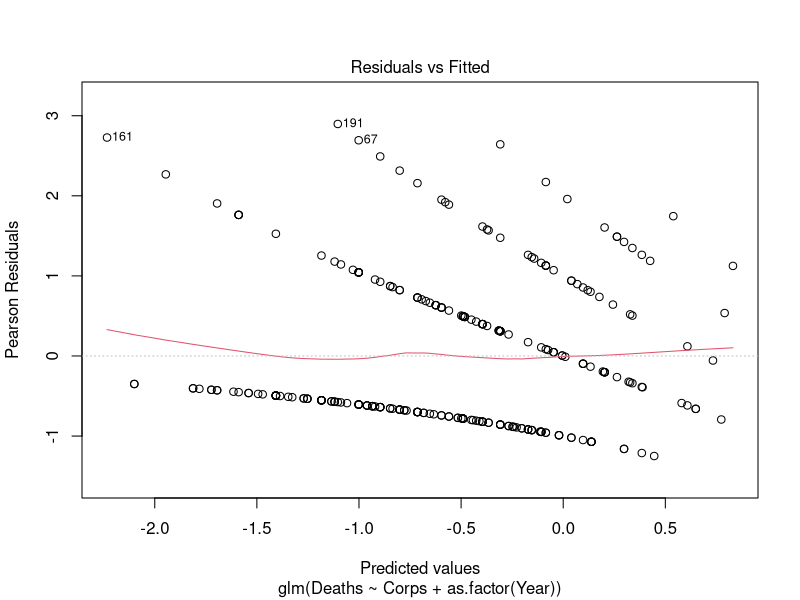
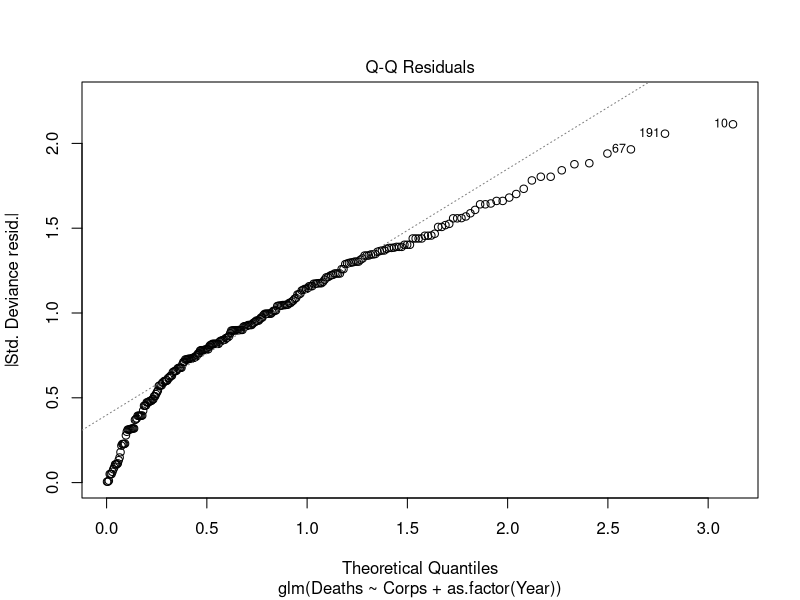
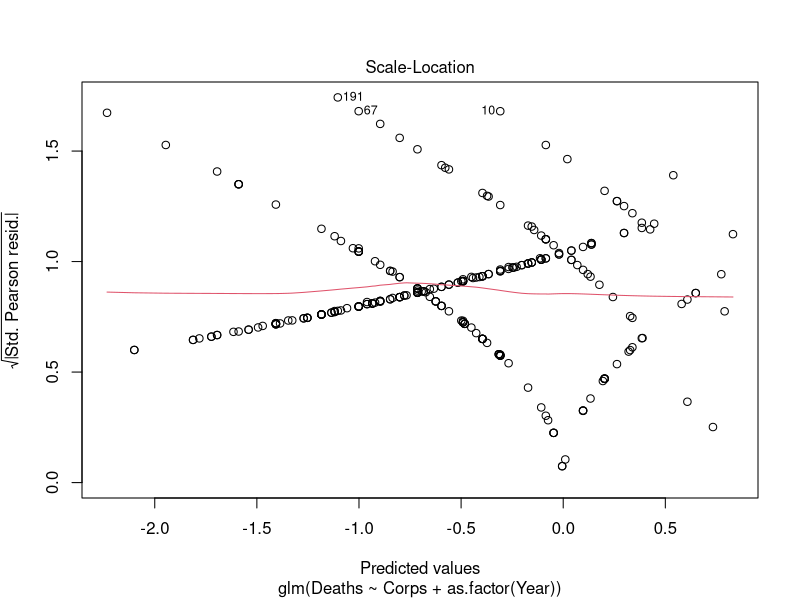
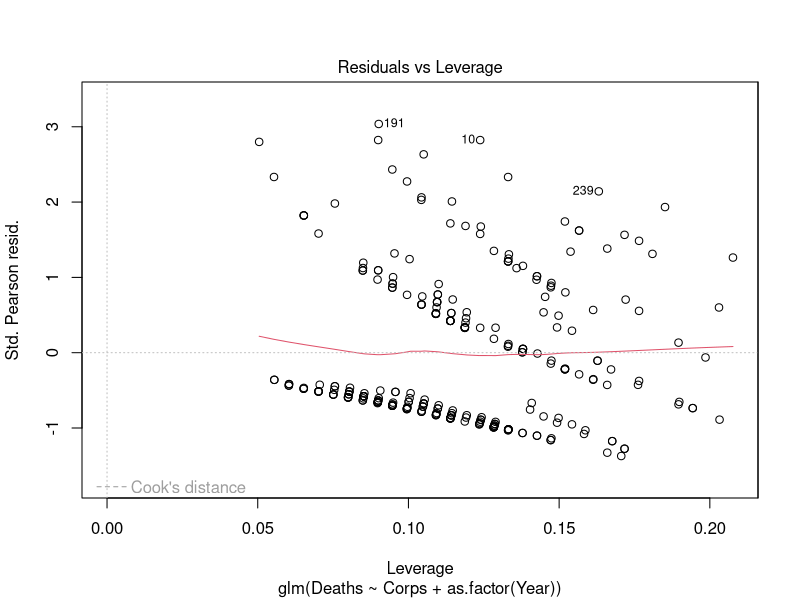
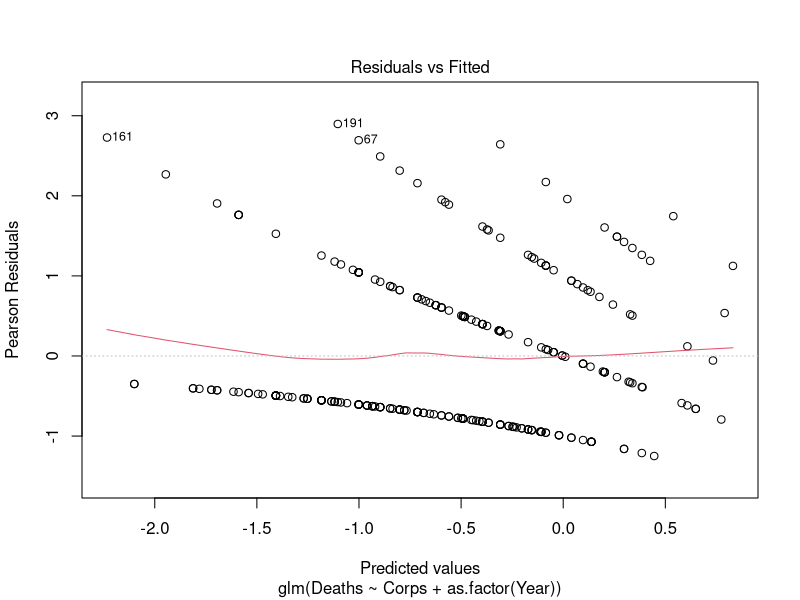
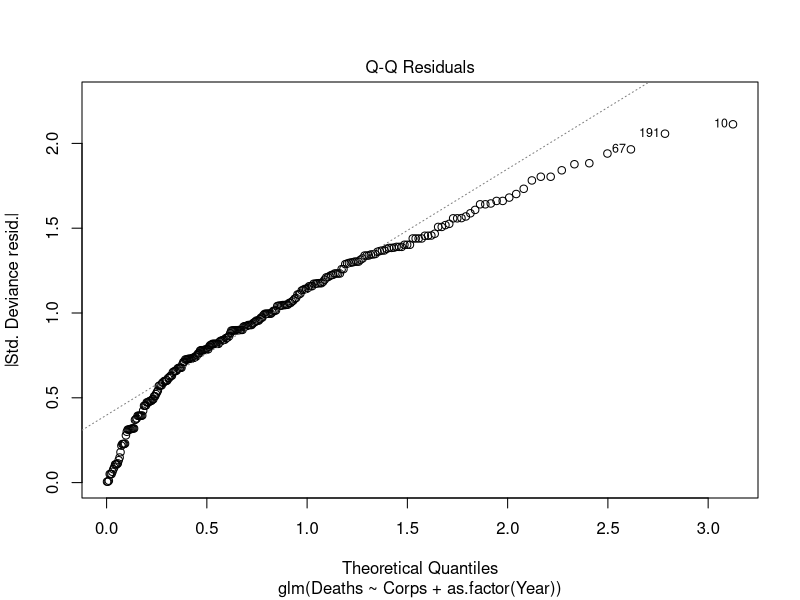
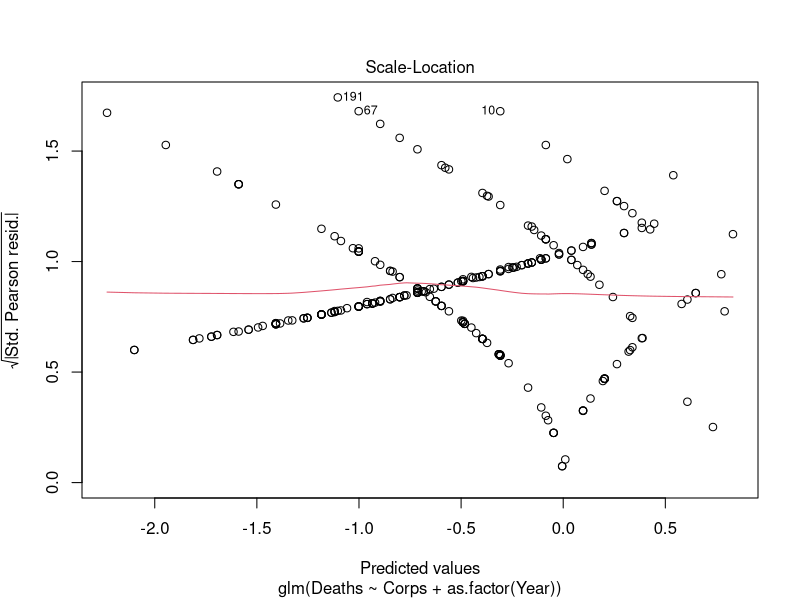
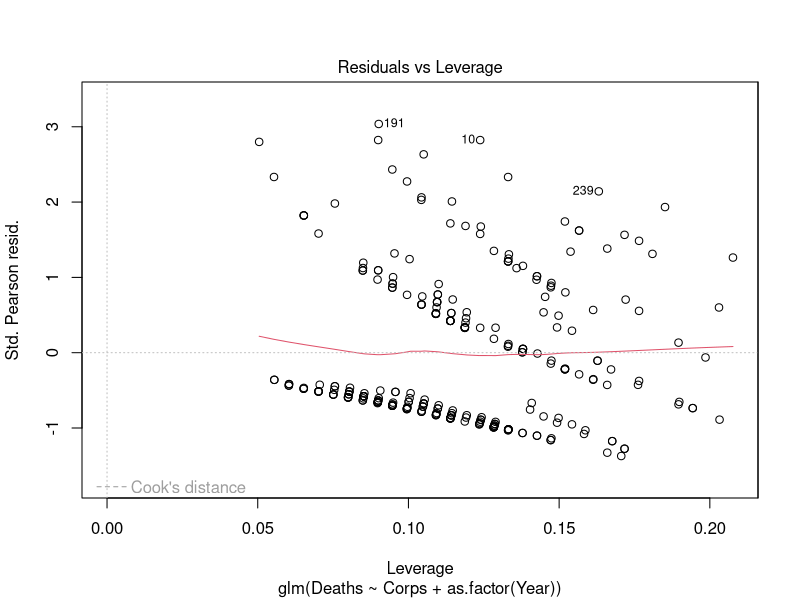

The R source for these figures, in order:
# Poisson GLM - Two crossed factors.
# 14 different corps
# Year as categorical

library(readxl)
Tab04_1Horsekick <- read_excel("Tab04_1Horsekick.xlsx", sheet = "ModelFormat")
View(Tab04_1Horsekick)
# Run Preece two term model.
PoisMod<- glm(Deaths~Corps +as.factor(Year), family=poisson(link="log"), data=Tab04_1Horsekick)
plot(PoisMod)   
summary(PoisMod)
anova(PoisMod)    #Exactly matches Preece tabulation
# mean deviance = 
258.59/247  # = 1.047    No overdispersion.
 
# quasi Poisson (not available to Preece 1988) yields same ANODEV table
QuasiMod<- glm(Deaths~Corps + as.factor(Year), family=quasipoisson(link="log"), data=Tab04_1Horsekick)
# Neg Binomial yields same ANODEV table
library(MASS)
NBMod<- glm.nb(Deaths~Corps + as.factor(Year), data=Tab04_1Horsekick)
#  Dispersion parameter for Negative Binomial(8366.651) family taken to be 1)
# Warning while fitting theta: iteration limit reached 
# 2 x log-likelihood:  -563.673
-563.673/2  #  = -281.8
258.57*2 # = 517.14
#  -----------------------------------------------------------------
# Run crossed model --> saturated model,  no plots.
CrossedMod<- glm(Deaths~Corps * as.factor(Year), family=poisson(link="log"), data=Tab04_1Horsekick)
anova(CrossedMod, test="Chisq")
# Interaction term   Dev = 258.6, df = 247, Pr(>Chi) = 0.29
# Corps as random.  Interaction coefficient of no interest
# Corps as rixed.   Interaction terms all less then 1+e
summary(CrossedMod)  # Yields coeffcients.  
# Run crossed model No interactive term.  Preece model
CrossedMod<- glm(Deaths~Corps + as.factor(Year), family=poisson(link="log"), data=Tab04_1Horsekick)
anova(CrossedMod, test="Chisq")
plot(CrossedMod)
summary(CrossedMod)
